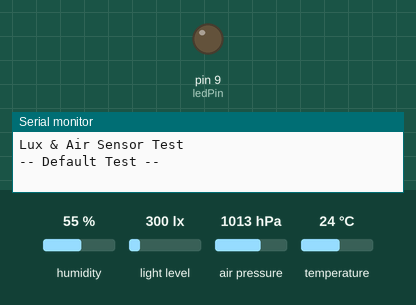
This sketch was run on a simulated Arduino Uno, built with avr-gcc and run on an emulated ATmega328P. On the bench: output pins drawn as LEDs (lit = HIGH), the last lines printed to the serial monitor. The inputs (shaded band) are chosen by the test bench; at power-on: humidity 55 %, light level 300 lx, air pressure 1013 hPa, temperature 24 °C. Pins used as bus, display or sensor lines are not drawn.

Above: at 0.2 s.
At 8.7 s:
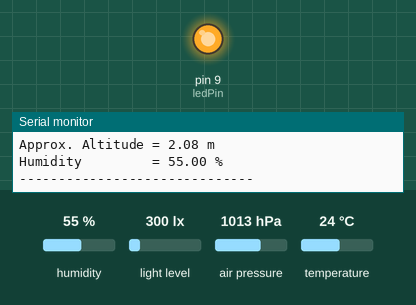
Timing chart, 0 to 9.1 s (numbered marks = the images above):
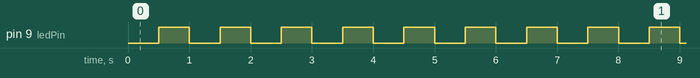

The sketch:

Lux_Air_Sensor_Test.ino
```cpp
#include <Wire.h>
#include <SPI.h>
#include <BH1750.h>
#include <Adafruit_Sensor.h>
#include <Adafruit_BME280.h>
#include <Metro.h>

/*
 * BH1750
 * https://github.com/claws/BH1750
 * VCC -> 3V3 or 5V
 * GND -> GND
 * SCL -> SCL (A5)
 * SDA -> SDA (A4)
 * ADD -> GND
 * Low Resolution Mode    - (generic range: 0.0 up to 54612.5 lux)  - (4 lx precision, 16ms measurement time)
 * High Resolution Mode   - (generic range: 0.0 up to 54612.5 lux)  - (1 lx precision, 120ms measurement time)
 * High Resolution Mode 2 - (generic range: 0.0 up to 27306.25 lux) - (0.5 lx precision, 120ms measurement time)
 */
BH1750 lightMeter;

/*
 * BME280
 * 0 m   100 %   1013,25 hPa
 * 100 m  98,7 % 1000,3 hPa
 * 200 m  97,5 %  987,6 hPa
 * 300 m  96,2 %  975,0 hPa
 */
#define SEALEVELPRESSURE_HPA (1013.25)
Adafruit_BME280 bme;

/*
 * LM358B
 * CS   is pin 10
 * SCK  is pin 13
 * MISO is pin 12
 * MOSI is pin 11
 */
#define DAC_CS 10
#define DAC_A_ON  0b00110000
#define DAC_A_OFF 0b00100000
#define DAC_B_ON  0b10110000
#define DAC_B_OFF 0b10100000
// Calibration data obtained by running the calibration code
const int DAC_A_0V  = 0;    //  0,682V
const int DAC_A_10V = 3900; // 10,68V
const int DAC_B_0V  = 0;    //  0,685V
const int DAC_B_10V = 3910; // 10,69V
// Data min and max range
const int data_min_range = 0;
const int data_max_range = 100;
int dacInt = 0;

// LED
const int ledPin = 9;
int ledState = LOW;

// Timer
Metro dacMetro = Metro(300);
Metro ledMetro = Metro(500);
Metro sensMetro = Metro(2000);

void setup() {

  // initialize serial:
  Serial.begin(9600);
  Serial.println("Lux & Air Sensor Test");

  // BH1750
  // Initialize the I2C bus (BH1750 library doesn't do this automatically)
  Wire.begin();
  lightMeter.begin();

  // BME280
  unsigned status;
  status = bme.begin();
  if (!status) {
    Serial.println("Could not find a valid BME280 sensor, check wiring, address, sensor ID!");
    Serial.print("SensorID was: 0x"); Serial.println(bme.sensorID(),16);
    while (1);
  }

  // Initialize SPI & DAC
  pinMode(DAC_CS, OUTPUT);
  digitalWrite(DAC_CS, 1);
  SPI.begin();
  set_DAC_off('A');
  set_DAC_off('B');

  // LED
  pinMode(ledPin, OUTPUT);

  Serial.println("-- Default Test --");
}

void loop() {

  if (dacMetro.check() == 1) {
    int dacA, dacB;
    if (dacInt <= 100) {
      dacA = dacInt;
      dacB = 100 - dacInt;
      dacInt += 1;
    } else if (dacInt > 100) {
      dacA = 200 - dacInt;
      dacB = dacInt - 100;
      if (dacInt < 200) {
        dacInt += 1;
      } else {
        dacInt = 1;
      }
    }
    SendTo0_10V('A', dacA);
    SendTo0_10V('B', dacB);
  }

  if (ledMetro.check() == 1) {
    if (ledState == LOW) {
      ledState = HIGH;
    } else {
      ledState = LOW;
    }
    digitalWrite(ledPin, ledState);
  }

  if (sensMetro.check() == 1) {
    printBH1750Values();
    printBME280Values();
    Serial.println("------------------------------");
  }

}

void printBH1750Values() {
  float lux = lightMeter.readLightLevel();
  Serial.print("Light            = ");
  Serial.print(lux);
  Serial.println(" Lux");
}

void printBME280Values() {
  Serial.print("Temperature      = ");
  Serial.print(bme.readTemperature());
  Serial.println(" *C");

  Serial.print("Pressure         = ");
  Serial.print(bme.readPressure() / 100.0F);
  Serial.println(" hPa");

  Serial.print("Approx. Altitude = ");
  Serial.print(bme.readAltitude(SEALEVELPRESSURE_HPA));
  Serial.println(" m");

  Serial.print("Humidity         = ");
  Serial.print(bme.readHumidity());
  Serial.println(" %");
}

/*
  DAC works on SPI
  We must send 16 bits
  byte1 is [WR, BUF, /GA, /SHDN, data11, data10, data9, data8]
  byte2 is [data7, data6, data5, data4, data3, data2, data1, data0]
  Write code
  WR    0 - write to DAC register
        1 - Ignore this command
  VREF Input Buffer Control bit
  BUF   0 - Unbuffered
        1 - Buffered
  Output Gain Selection bit
  /GA   0 - 1x (VOUT = VREF * D/4096)
        1 - 0 = 2x (VOUT = 2 * VREF * D/4096)
  Output Shutdown Control bit
  /SHDN 0 - Shutdown the device. Analog output is not available.
        1 - Active mode operation. VOUT is available

  WR has to be 0 to write to DAC registers
  BUF is set to 0 (unbuffered)
  GAIN MUST BE SET TO 1. We can't output more than the Vcc!!!
  SHDN also set to 1 to have DAC active.

  00110000 = 0x30 <- DAC_A on
  00100000 = 0x20 <- DAC_A off
  10110000 = 0xB0 <- DAC_B on
  10100000 = 0xA0 <- DAC_B off
*/
void set_DAC(char dac, int set_value) {
  byte first_byte;
  byte second_byte;
  first_byte = (set_value >> 8) & 0x0F;
  if (dac == 'A') {
    first_byte = first_byte | DAC_A_ON;
  } else {
    first_byte = first_byte | DAC_B_ON;
  }
  second_byte = set_value & 0xFF;
  SPI.beginTransaction(SPISettings(1000000, MSBFIRST, SPI_MODE0));
  digitalWrite(DAC_CS, 0);
  SPI.transfer(first_byte);
  SPI.transfer(second_byte);
  digitalWrite(DAC_CS, 1);
  SPI.endTransaction();
}

void set_DAC_off(char dac) {
  byte first_byte;
  byte second_byte;
  if (dac == 'A') {
    first_byte = DAC_A_OFF;
  } else {
    first_byte = DAC_B_OFF;
  }
  second_byte = 0x00;
  SPI.beginTransaction(SPISettings(1000000, MSBFIRST, SPI_MODE0));
  digitalWrite(DAC_CS, 0);
  SPI.transfer(first_byte);
  SPI.transfer(second_byte);
  digitalWrite(DAC_CS, 1);
  SPI.endTransaction();
}

void SendTo0_10V(char dac, unsigned int transmitted_Value) {
  // Map the data to be sent into DAC values
  int temp = 0;
  if (dac == 'A') {
    temp = map(transmitted_Value, data_min_range, data_max_range, DAC_A_0V, DAC_A_10V);
  } else {
    temp = map(transmitted_Value, data_min_range, data_max_range, DAC_B_0V, DAC_B_10V);
  }
  set_DAC(dac, temp);
}
```

Measured:
- by itself, pin 9 (ledPin): moves between LOW and HIGH, repeating every 7.0 s
- by itself, everything shown: repeats every 7.0 s, in 14 steps
